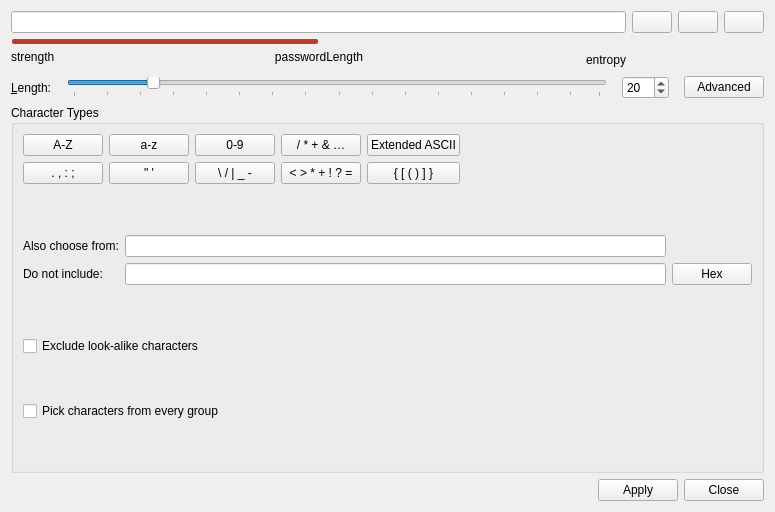
<?xml version="1.0" encoding="UTF-8"?>
<ui version="4.0">
 <class>PasswordGeneratorWidget</class>
 <widget class="QWidget" name="PasswordGeneratorWidget">
  <property name="geometry">
   <rect>
    <x>0</x>
    <y>0</y>
    <width>775</width>
    <height>512</height>
   </rect>
  </property>
  <property name="windowTitle">
   <string>Generate Password</string>
  </property>
  <layout class="QVBoxLayout" name="verticalLayout">
   <item>
    <layout class="QGridLayout" name="passwordFieldLayout">
     <item row="0" column="2">
      <widget class="QPushButton" name="buttonGenerate">
       <property name="focusPolicy">
        <enum>Qt::FocusPolicy::TabFocus</enum>
       </property>
       <property name="accessibleDescription">
        <string>Regenerate password</string>
       </property>
       <property name="shortcut">
        <string notr="true">Ctrl+R</string>
       </property>
      </widget>
     </item>
     <item row="1" column="0">
      <widget class="QProgressBar" name="entropyProgressBar">
       <property name="minimumSize">
        <size>
         <width>50</width>
         <height>5</height>
        </size>
       </property>
       <property name="maximumSize">
        <size>
         <width>16777215</width>
         <height>5</height>
        </size>
       </property>
       <property name="styleSheet">
        <string notr="true">QProgressBar {
	border: none;
	height: 2px;
    font-size: 1px;
	background-color: transparent;
    padding: 0 1px;
}
QProgressBar::chunk {
	background-color: #c0392b;
	border-radius: 2px;
}</string>
       </property>
       <property name="maximum">
        <number>200</number>
       </property>
       <property name="value">
        <number>100</number>
       </property>
       <property name="textVisible">
        <bool>false</bool>
       </property>
       <property name="orientation">
        <enum>Qt::Orientation::Horizontal</enum>
       </property>
       <property name="invertedAppearance">
        <bool>false</bool>
       </property>
       <property name="textDirection">
        <enum>QProgressBar::Direction::TopToBottom</enum>
       </property>
       <property name="format">
        <string>%p%</string>
       </property>
      </widget>
     </item>
     <item row="0" column="0">
      <widget class="QLineEdit" name="editNewPassword"/>
     </item>
     <item row="0" column="3">
      <widget class="QPushButton" name="buttonCopy">
       <property name="focusPolicy">
        <enum>Qt::FocusPolicy::TabFocus</enum>
       </property>
       <property name="toolTip">
        <string>Copy password</string>
       </property>
       <property name="accessibleDescription">
        <string>Copy password</string>
       </property>
       <property name="shortcut">
        <string notr="true">Ctrl+C</string>
       </property>
      </widget>
     </item>
     <item row="2" column="0">
      <layout class="QHBoxLayout" name="passwordStrengthTextLayout">
       <item>
        <widget class="QLabel" name="strengthLabel">
         <property name="minimumSize">
          <size>
           <width>70</width>
           <height>0</height>
          </size>
         </property>
         <property name="maximumSize">
          <size>
           <width>16777215</width>
           <height>30</height>
          </size>
         </property>
         <property name="text">
          <string comment="Password strength">strength</string>
         </property>
         <property name="textFormat">
          <enum>Qt::TextFormat::PlainText</enum>
         </property>
         <property name="alignment">
          <set>Qt::AlignmentFlag::AlignLeading|Qt::AlignmentFlag::AlignLeft|Qt::AlignmentFlag::AlignTop</set>
         </property>
         <property name="margin">
          <number>3</number>
         </property>
        </widget>
       </item>
       <item>
        <spacer name="horizontalSpacer_2">
         <property name="orientation">
          <enum>Qt::Orientation::Horizontal</enum>
         </property>
         <property name="sizeHint" stdset="0">
          <size>
           <width>40</width>
           <height>20</height>
          </size>
         </property>
        </spacer>
       </item>
       <item>
        <widget class="QLabel" name="passwordLengthLabel">
         <property name="sizePolicy">
          <sizepolicy hsizetype="Preferred" vsizetype="Fixed">
           <horstretch>0</horstretch>
           <verstretch>0</verstretch>
          </sizepolicy>
         </property>
         <property name="minimumSize">
          <size>
           <width>70</width>
           <height>0</height>
          </size>
         </property>
         <property name="maximumSize">
          <size>
           <width>16777215</width>
           <height>30</height>
          </size>
         </property>
         <property name="text">
          <string>passwordLength</string>
         </property>
         <property name="alignment">
          <set>Qt::AlignmentFlag::AlignRight|Qt::AlignmentFlag::AlignTop|Qt::AlignmentFlag::AlignTrailing</set>
         </property>
         <property name="margin">
          <number>3</number>
         </property>
        </widget>
       </item>
       <item>
        <spacer name="horizontalSpacer_6">
         <property name="orientation">
          <enum>Qt::Orientation::Horizontal</enum>
         </property>
         <property name="sizeHint" stdset="0">
          <size>
           <width>40</width>
           <height>20</height>
          </size>
         </property>
        </spacer>
       </item>
       <item>
        <widget class="QLabel" name="entropyLabel">
         <property name="sizePolicy">
          <sizepolicy hsizetype="Preferred" vsizetype="Fixed">
           <horstretch>0</horstretch>
           <verstretch>0</verstretch>
          </sizepolicy>
         </property>
         <property name="minimumSize">
          <size>
           <width>70</width>
           <height>0</height>
          </size>
         </property>
         <property name="text">
          <string>entropy</string>
         </property>
         <property name="alignment">
          <set>Qt::AlignmentFlag::AlignRight|Qt::AlignmentFlag::AlignTop|Qt::AlignmentFlag::AlignTrailing</set>
         </property>
         <property name="margin">
          <number>3</number>
         </property>
        </widget>
       </item>
      </layout>
     </item>
     <item row="0" column="1">
      <widget class="QPushButton" name="togglePasswordButton">
       <property name="focusPolicy">
        <enum>Qt::FocusPolicy::TabFocus</enum>
       </property>
       <property name="text">
        <string/>
       </property>
       <property name="checkable">
        <bool>true</bool>
       </property>
      </widget>
     </item>
    </layout>
   </item>
   <item>
    <layout class="QHBoxLayout" name="passwordLengthSliderLayout">
     <property name="spacing">
      <number>15</number>
     </property>
     <property name="sizeConstraint">
      <enum>QLayout::SizeConstraint::SetMinimumSize</enum>
     </property>
     <property name="topMargin">
      <number>0</number>
     </property>
     <item>
      <widget class="QLabel" name="labelLength">
       <property name="text">
        <string>&amp;Length:</string>
       </property>
       <property name="buddy">
        <cstring>spinBoxLength</cstring>
       </property>
      </widget>
     </item>
     <item>
      <widget class="QSlider" name="sliderLength">
       <property name="accessibleName">
        <string>Password length</string>
       </property>
       <property name="minimum">
        <number>1</number>
       </property>
       <property name="maximum">
        <number>128</number>
       </property>
       <property name="sliderPosition">
        <number>20</number>
       </property>
       <property name="orientation">
        <enum>Qt::Orientation::Horizontal</enum>
       </property>
       <property name="tickPosition">
        <enum>QSlider::TickPosition::TicksBelow</enum>
       </property>
       <property name="tickInterval">
        <number>8</number>
       </property>
      </widget>
     </item>
     <item>
      <widget class="QSpinBox" name="spinBoxLength">
       <property name="accessibleName">
        <string>Password length</string>
       </property>
       <property name="minimum">
        <number>1</number>
       </property>
       <property name="maximum">
        <number>999</number>
       </property>
       <property name="value">
        <number>20</number>
       </property>
      </widget>
     </item>
     <item>
      <widget class="QPushButton" name="buttonAdvancedMode">
       <property name="focusPolicy">
        <enum>Qt::FocusPolicy::TabFocus</enum>
       </property>
       <property name="toolTip">
        <string>Switch to advanced mode</string>
       </property>
       <property name="text">
        <string>Advanced</string>
       </property>
       <property name="checkable">
        <bool>true</bool>
       </property>
       <attribute name="buttonGroup">
        <string notr="true">optionButtons</string>
       </attribute>
      </widget>
     </item>
    </layout>
   </item>
   <item>
    <widget class="QGroupBox" name="groupBox">
     <property name="minimumSize">
      <size>
       <width>580</width>
       <height>0</height>
      </size>
     </property>
     <property name="title">
      <string>Character Types</string>
     </property>
     <layout class="QHBoxLayout" name="horizontalLayout">
      <property name="sizeConstraint">
       <enum>QLayout::SizeConstraint::SetMinimumSize</enum>
      </property>
      <item>
       <layout class="QVBoxLayout" name="verticalLayout_4">
        <item>
         <layout class="QGridLayout" name="characterButtons">
          <property name="bottomMargin">
           <number>6</number>
          </property>
          <item row="0" column="3">
           <widget class="QPushButton" name="checkBoxSpecialChars">
            <property name="enabled">
             <bool>true</bool>
            </property>
            <property name="focusPolicy">
             <enum>Qt::FocusPolicy::TabFocus</enum>
            </property>
            <property name="toolTip">
             <string>Special characters</string>
            </property>
            <property name="accessibleName">
             <string>Special characters</string>
            </property>
            <property name="text">
             <string notr="true">/ * + &amp;&amp; …</string>
            </property>
            <property name="checkable">
             <bool>true</bool>
            </property>
            <attribute name="buttonGroup">
             <string notr="true">optionButtons</string>
            </attribute>
           </widget>
          </item>
          <item row="1" column="1">
           <widget class="QPushButton" name="checkBoxQuotes">
            <property name="focusPolicy">
             <enum>Qt::FocusPolicy::TabFocus</enum>
            </property>
            <property name="toolTip">
             <string>Quotes</string>
            </property>
            <property name="accessibleName">
             <string>Quotes</string>
            </property>
            <property name="text">
             <string notr="true">&quot; '</string>
            </property>
            <property name="checkable">
             <bool>true</bool>
            </property>
            <attribute name="buttonGroup">
             <string notr="true">optionButtons</string>
            </attribute>
           </widget>
          </item>
          <item row="1" column="0">
           <widget class="QPushButton" name="checkBoxPunctuation">
            <property name="focusPolicy">
             <enum>Qt::FocusPolicy::TabFocus</enum>
            </property>
            <property name="toolTip">
             <string>Punctuation</string>
            </property>
            <property name="accessibleName">
             <string>Punctuation</string>
            </property>
            <property name="text">
             <string notr="true">. , : ;</string>
            </property>
            <property name="checkable">
             <bool>true</bool>
            </property>
            <attribute name="buttonGroup">
             <string notr="true">optionButtons</string>
            </attribute>
           </widget>
          </item>
          <item row="1" column="2">
           <widget class="QPushButton" name="checkBoxDashes">
            <property name="focusPolicy">
             <enum>Qt::FocusPolicy::TabFocus</enum>
            </property>
            <property name="toolTip">
             <string>Dashes and Slashes</string>
            </property>
            <property name="accessibleName">
             <string>Dashes and Slashes</string>
            </property>
            <property name="text">
             <string notr="true">\ / | _ -</string>
            </property>
            <property name="checkable">
             <bool>true</bool>
            </property>
            <attribute name="buttonGroup">
             <string notr="true">optionButtons</string>
            </attribute>
           </widget>
          </item>
          <item row="0" column="0">
           <widget class="QPushButton" name="checkBoxUpper">
            <property name="focusPolicy">
             <enum>Qt::FocusPolicy::TabFocus</enum>
            </property>
            <property name="toolTip">
             <string>Upper-case letters</string>
            </property>
            <property name="accessibleName">
             <string>Upper-case letters</string>
            </property>
            <property name="text">
             <string notr="true">A-Z</string>
            </property>
            <property name="checkable">
             <bool>true</bool>
            </property>
            <attribute name="buttonGroup">
             <string notr="true">optionButtons</string>
            </attribute>
           </widget>
          </item>
          <item row="0" column="2">
           <widget class="QPushButton" name="checkBoxNumbers">
            <property name="focusPolicy">
             <enum>Qt::FocusPolicy::TabFocus</enum>
            </property>
            <property name="toolTip">
             <string>Numbers</string>
            </property>
            <property name="accessibleName">
             <string>Numbers</string>
            </property>
            <property name="text">
             <string notr="true">0-9</string>
            </property>
            <property name="checkable">
             <bool>true</bool>
            </property>
            <attribute name="buttonGroup">
             <string notr="true">optionButtons</string>
            </attribute>
           </widget>
          </item>
          <item row="0" column="1">
           <widget class="QPushButton" name="checkBoxLower">
            <property name="focusPolicy">
             <enum>Qt::FocusPolicy::TabFocus</enum>
            </property>
            <property name="toolTip">
             <string>Lower-case letters</string>
            </property>
            <property name="accessibleName">
             <string>Lower-case letters</string>
            </property>
            <property name="text">
             <string notr="true">a-z</string>
            </property>
            <property name="checkable">
             <bool>true</bool>
            </property>
            <attribute name="buttonGroup">
             <string notr="true">optionButtons</string>
            </attribute>
           </widget>
          </item>
          <item row="1" column="3">
           <widget class="QPushButton" name="checkBoxMath">
            <property name="focusPolicy">
             <enum>Qt::FocusPolicy::TabFocus</enum>
            </property>
            <property name="toolTip">
             <string>Math Symbols</string>
            </property>
            <property name="accessibleName">
             <string>Math Symbols</string>
            </property>
            <property name="text">
             <string notr="true">&lt; &gt; * + ! ? =</string>
            </property>
            <property name="checkable">
             <bool>true</bool>
            </property>
            <attribute name="buttonGroup">
             <string notr="true">optionButtons</string>
            </attribute>
           </widget>
          </item>
          <item row="0" column="4">
           <widget class="QPushButton" name="checkBoxExtASCII">
            <property name="focusPolicy">
             <enum>Qt::FocusPolicy::TabFocus</enum>
            </property>
            <property name="toolTip">
             <string>Extended ASCII</string>
            </property>
            <property name="accessibleName">
             <string>Extended ASCII</string>
            </property>
            <property name="text">
             <string>Extended ASCII</string>
            </property>
            <property name="checkable">
             <bool>true</bool>
            </property>
            <attribute name="buttonGroup">
             <string notr="true">optionButtons</string>
            </attribute>
           </widget>
          </item>
          <item row="1" column="4">
           <widget class="QPushButton" name="checkBoxBraces">
            <property name="focusPolicy">
             <enum>Qt::FocusPolicy::TabFocus</enum>
            </property>
            <property name="toolTip">
             <string>Braces</string>
            </property>
            <property name="accessibleName">
             <string>Braces</string>
            </property>
            <property name="text">
             <string notr="true">{ [ ( ) ] }</string>
            </property>
            <property name="checkable">
             <bool>true</bool>
            </property>
            <attribute name="buttonGroup">
             <string notr="true">optionButtons</string>
            </attribute>
           </widget>
          </item>
          <item row="0" column="5">
           <spacer name="horizontalSpacer_3">
            <property name="orientation">
             <enum>Qt::Orientation::Horizontal</enum>
            </property>
            <property name="sizeHint" stdset="0">
             <size>
              <width>40</width>
              <height>20</height>
             </size>
            </property>
           </spacer>
          </item>
         </layout>
        </item>
        <item>
         <widget class="QWidget" name="advancedContainer" native="true">
          <layout class="QVBoxLayout" name="verticalLayout_3">
           <property name="leftMargin">
            <number>0</number>
           </property>
           <property name="topMargin">
            <number>0</number>
           </property>
           <property name="rightMargin">
            <number>0</number>
           </property>
           <property name="bottomMargin">
            <number>0</number>
           </property>
           <item>
            <layout class="QGridLayout" name="gridLayout">
             <property name="bottomMargin">
              <number>6</number>
             </property>
             <item row="1" column="0">
              <widget class="QLabel" name="labelExcludedChars">
               <property name="text">
                <string>Do not include:</string>
               </property>
              </widget>
             </item>
             <item row="0" column="1">
              <widget class="QLineEdit" name="editAdditionalChars">
               <property name="sizePolicy">
                <sizepolicy hsizetype="Minimum" vsizetype="Fixed">
                 <horstretch>0</horstretch>
                 <verstretch>0</verstretch>
                </sizepolicy>
               </property>
               <property name="minimumSize">
                <size>
                 <width>375</width>
                 <height>0</height>
                </size>
               </property>
               <property name="toolTip">
                <string>Additional characters to use for the generated password</string>
               </property>
               <property name="accessibleName">
                <string>Additional characters</string>
               </property>
               <property name="clearButtonEnabled">
                <bool>true</bool>
               </property>
              </widget>
             </item>
             <item row="1" column="2">
              <widget class="QPushButton" name="buttonAddHex">
               <property name="focusPolicy">
                <enum>Qt::FocusPolicy::TabFocus</enum>
               </property>
               <property name="toolTip">
                <string>Add non-hex letters to &quot;do not include&quot; list</string>
               </property>
               <property name="accessibleName">
                <string>Hex Passwords</string>
               </property>
               <property name="text">
                <string>Hex</string>
               </property>
              </widget>
             </item>
             <item row="1" column="1">
              <widget class="QLineEdit" name="editExcludedChars">
               <property name="sizePolicy">
                <sizepolicy hsizetype="MinimumExpanding" vsizetype="Fixed">
                 <horstretch>0</horstretch>
                 <verstretch>0</verstretch>
                </sizepolicy>
               </property>
               <property name="minimumSize">
                <size>
                 <width>375</width>
                 <height>0</height>
                </size>
               </property>
               <property name="toolTip">
                <string>Character set to exclude from generated password</string>
               </property>
               <property name="accessibleName">
                <string>Excluded characters</string>
               </property>
               <property name="clearButtonEnabled">
                <bool>true</bool>
               </property>
              </widget>
             </item>
             <item row="0" column="0">
              <widget class="QLabel" name="label">
               <property name="text">
                <string>Also choose from:</string>
               </property>
              </widget>
             </item>
            </layout>
           </item>
           <item>
            <widget class="QCheckBox" name="checkBoxExcludeAlike">
             <property name="toolTip">
              <string>Excluded characters: &quot;0&quot;, &quot;1&quot;, &quot;l&quot;, &quot;I&quot;, &quot;O&quot;, &quot;|&quot;, &quot;﹒&quot;, &quot;B&quot;, &quot;8&quot;, &quot;G&quot;, &quot;6&quot;</string>
             </property>
             <property name="accessibleDescription">
              <string>Excluded characters: &quot;0&quot;, &quot;1&quot;, &quot;l&quot;, &quot;I&quot;, &quot;O&quot;, &quot;|&quot;, &quot;﹒&quot;, &quot;B&quot;, &quot;8&quot;, &quot;G&quot;, &quot;6&quot;</string>
             </property>
             <property name="text">
              <string>Exclude look-alike characters</string>
             </property>
             <attribute name="buttonGroup">
              <string notr="true">optionButtons</string>
             </attribute>
            </widget>
           </item>
           <item>
            <widget class="QCheckBox" name="checkBoxEnsureEvery">
             <property name="text">
              <string>Pick characters from every group</string>
             </property>
             <attribute name="buttonGroup">
              <string notr="true">optionButtons</string>
             </attribute>
            </widget>
           </item>
          </layout>
         </widget>
        </item>
       </layout>
      </item>
     </layout>
    </widget>
   </item>
   <item>
    <layout class="QHBoxLayout" name="horizontalLayout_4">
     <property name="leftMargin">
      <number>0</number>
     </property>
     <property name="topMargin">
      <number>0</number>
     </property>
     <item>
      <spacer name="horizontalSpacer_5">
       <property name="orientation">
        <enum>Qt::Orientation::Horizontal</enum>
       </property>
       <property name="sizeHint" stdset="0">
        <size>
         <width>40</width>
         <height>20</height>
        </size>
       </property>
      </spacer>
     </item>
     <item>
      <widget class="QPushButton" name="buttonApply">
       <property name="text">
        <string>Apply</string>
       </property>
      </widget>
     </item>
     <item>
      <widget class="QPushButton" name="buttonClose">
       <property name="text">
        <string>Close</string>
       </property>
       <property name="shortcut">
        <string>Esc</string>
       </property>
      </widget>
     </item>
    </layout>
   </item>
  </layout>
 </widget>
 <tabstops>
  <tabstop>buttonGenerate</tabstop>
  <tabstop>buttonCopy</tabstop>
  <tabstop>sliderLength</tabstop>
  <tabstop>spinBoxLength</tabstop>
  <tabstop>buttonAdvancedMode</tabstop>
  <tabstop>buttonClose</tabstop>
 </tabstops>
 <resources/>
 <connections/>
 <buttongroups>
  <buttongroup name="optionButtons">
   <property name="exclusive">
    <bool>false</bool>
   </property>
  </buttongroup>
 </buttongroups>
</ui>
